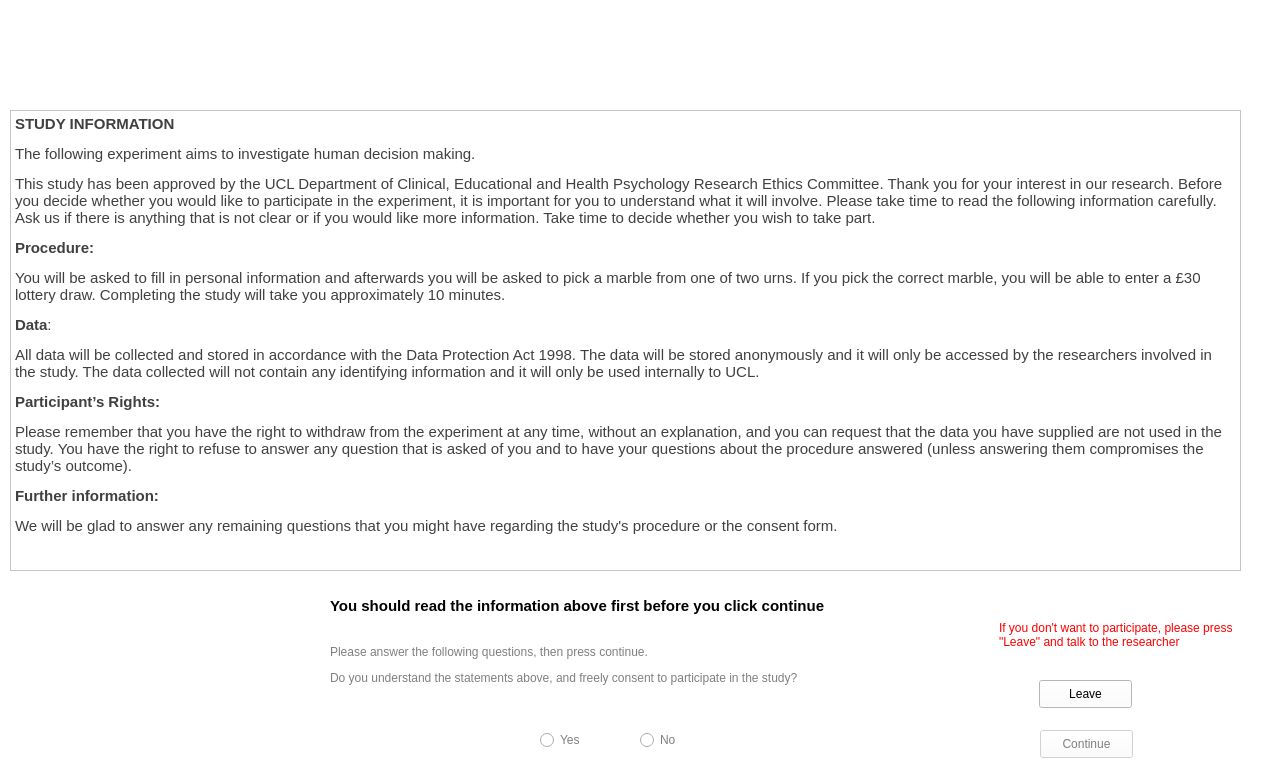
    <widget class="QWidget" name="page1">
     <property name="palette">
      <palette>
       <active>
        <colorrole role="WindowText">
         <brush brushstyle="SolidPattern">
          <color alpha="255">
           <red>0</red>
           <green>0</green>
           <blue>0</blue>
          </color>
         </brush>
        </colorrole>
        <colorrole role="Button">
         <brush brushstyle="SolidPattern">
          <color alpha="255">
           <red>255</red>
           <green>255</green>
           <blue>255</blue>
          </color>
         </brush>
        </colorrole>
        <colorrole role="Light">
         <brush brushstyle="SolidPattern">
          <color alpha="255">
           <red>255</red>
           <green>255</green>
           <blue>255</blue>
          </color>
         </brush>
        </colorrole>
        <colorrole role="Midlight">
         <brush brushstyle="SolidPattern">
          <color alpha="255">
           <red>255</red>
           <green>255</green>
           <blue>255</blue>
          </color>
         </brush>
        </colorrole>
        <colorrole role="Dark">
         <brush brushstyle="SolidPattern">
          <color alpha="255">
           <red>127</red>
           <green>127</green>
           <blue>127</blue>
          </color>
         </brush>
        </colorrole>
        <colorrole role="Mid">
         <brush brushstyle="SolidPattern">
          <color alpha="255">
           <red>170</red>
           <green>170</green>
           <blue>170</blue>
          </color>
         </brush>
        </colorrole>
        <colorrole role="Text">
         <brush brushstyle="SolidPattern">
          <color alpha="255">
           <red>0</red>
           <green>0</green>
           <blue>0</blue>
          </color>
         </brush>
        </colorrole>
        <colorrole role="BrightText">
         <brush brushstyle="SolidPattern">
          <color alpha="255">
           <red>255</red>
           <green>255</green>
           <blue>255</blue>
          </color>
         </brush>
        </colorrole>
        <colorrole role="ButtonText">
         <brush brushstyle="SolidPattern">
          <color alpha="255">
           <red>0</red>
           <green>0</green>
           <blue>0</blue>
          </color>
         </brush>
        </colorrole>
        <colorrole role="Base">
         <brush brushstyle="SolidPattern">
          <color alpha="255">
           <red>255</red>
           <green>255</green>
           <blue>255</blue>
          </color>
         </brush>
        </colorrole>
        <colorrole role="Window">
         <brush brushstyle="SolidPattern">
          <color alpha="255">
           <red>255</red>
           <green>255</green>
           <blue>255</blue>
          </color>
         </brush>
        </colorrole>
        <colorrole role="Shadow">
         <brush brushstyle="SolidPattern">
          <color alpha="255">
           <red>0</red>
           <green>0</green>
           <blue>0</blue>
          </color>
         </brush>
        </colorrole>
        <colorrole role="AlternateBase">
         <brush brushstyle="SolidPattern">
          <color alpha="255">
           <red>255</red>
           <green>255</green>
           <blue>255</blue>
          </color>
         </brush>
        </colorrole>
        <colorrole role="ToolTipBase">
         <brush brushstyle="SolidPattern">
          <color alpha="255">
           <red>255</red>
           <green>255</green>
           <blue>220</blue>
          </color>
         </brush>
        </colorrole>
        <colorrole role="ToolTipText">
         <brush brushstyle="SolidPattern">
          <color alpha="255">
           <red>0</red>
           <green>0</green>
           <blue>0</blue>
          </color>
         </brush>
        </colorrole>
       </active>
       <inactive>
        <colorrole role="WindowText">
         <brush brushstyle="SolidPattern">
          <color alpha="255">
           <red>0</red>
           <green>0</green>
           <blue>0</blue>
          </color>
         </brush>
        </colorrole>
        <colorrole role="Button">
         <brush brushstyle="SolidPattern">
          <color alpha="255">
           <red>255</red>
           <green>255</green>
           <blue>255</blue>
          </color>
         </brush>
        </colorrole>
        <colorrole role="Light">
         <brush brushstyle="SolidPattern">
          <color alpha="255">
           <red>255</red>
           <green>255</green>
           <blue>255</blue>
          </color>
         </brush>
        </colorrole>
        <colorrole role="Midlight">
         <brush brushstyle="SolidPattern">
          <color alpha="255">
           <red>255</red>
           <green>255</green>
           <blue>255</blue>
          </color>
         </brush>
        </colorrole>
        <colorrole role="Dark">
         <brush brushstyle="SolidPattern">
          <color alpha="255">
           <red>127</red>
           <green>127</green>
           <blue>127</blue>
          </color>
         </brush>
        </colorrole>
        <colorrole role="Mid">
         <brush brushstyle="SolidPattern">
          <color alpha="255">
           <red>170</red>
           <green>170</green>
           <blue>170</blue>
          </color>
         </brush>
        </colorrole>
        <colorrole role="Text">
         <brush brushstyle="SolidPattern">
          <color alpha="255">
           <red>0</red>
           <green>0</green>
           <blue>0</blue>
          </color>
         </brush>
        </colorrole>
        <colorrole role="BrightText">
         <brush brushstyle="SolidPattern">
          <color alpha="255">
           <red>255</red>
           <green>255</green>
           <blue>255</blue>
          </color>
         </brush>
        </colorrole>
        <colorrole role="ButtonText">
         <brush brushstyle="SolidPattern">
          <color alpha="255">
           <red>0</red>
           <green>0</green>
           <blue>0</blue>
          </color>
         </brush>
        </colorrole>
        <colorrole role="Base">
         <brush brushstyle="SolidPattern">
          <color alpha="255">
           <red>255</red>
           <green>255</green>
           <blue>255</blue>
          </color>
         </brush>
        </colorrole>
        <colorrole role="Window">
         <brush brushstyle="SolidPattern">
          <color alpha="255">
           <red>255</red>
           <green>255</green>
           <blue>255</blue>
          </color>
         </brush>
        </colorrole>
        <colorrole role="Shadow">
         <brush brushstyle="SolidPattern">
          <color alpha="255">
           <red>0</red>
           <green>0</green>
           <blue>0</blue>
          </color>
         </brush>
        </colorrole>
        <colorrole role="AlternateBase">
         <brush brushstyle="SolidPattern">
          <color alpha="255">
           <red>255</red>
           <green>255</green>
           <blue>255</blue>
          </color>
         </brush>
        </colorrole>
        <colorrole role="ToolTipBase">
         <brush brushstyle="SolidPattern">
          <color alpha="255">
           <red>255</red>
           <green>255</green>
           <blue>220</blue>
          </color>
         </brush>
        </colorrole>
        <colorrole role="ToolTipText">
         <brush brushstyle="SolidPattern">
          <color alpha="255">
           <red>0</red>
           <green>0</green>
           <blue>0</blue>
          </color>
         </brush>
        </colorrole>
       </inactive>
       <disabled>
        <colorrole role="WindowText">
         <brush brushstyle="SolidPattern">
          <color alpha="255">
           <red>127</red>
           <green>127</green>
           <blue>127</blue>
          </color>
         </brush>
        </colorrole>
        <colorrole role="Button">
         <brush brushstyle="SolidPattern">
          <color alpha="255">
           <red>255</red>
           <green>255</green>
           <blue>255</blue>
          </color>
         </brush>
        </colorrole>
        <colorrole role="Light">
         <brush brushstyle="SolidPattern">
          <color alpha="255">
           <red>255</red>
           <green>255</green>
           <blue>255</blue>
          </color>
         </brush>
        </colorrole>
        <colorrole role="Midlight">
         <brush brushstyle="SolidPattern">
          <color alpha="255">
           <red>255</red>
           <green>255</green>
           <blue>255</blue>
          </color>
         </brush>
        </colorrole>
        <colorrole role="Dark">
         <brush brushstyle="SolidPattern">
          <color alpha="255">
           <red>127</red>
           <green>127</green>
           <blue>127</blue>
          </color>
         </brush>
        </colorrole>
        <colorrole role="Mid">
         <brush brushstyle="SolidPattern">
          <color alpha="255">
           <red>170</red>
           <green>170</green>
           <blue>170</blue>
          </color>
         </brush>
        </colorrole>
        <colorrole role="Text">
         <brush brushstyle="SolidPattern">
          <color alpha="255">
           <red>127</red>
           <green>127</green>
           <blue>127</blue>
          </color>
         </brush>
        </colorrole>
        <colorrole role="BrightText">
         <brush brushstyle="SolidPattern">
          <color alpha="255">
           <red>255</red>
           <green>255</green>
           <blue>255</blue>
          </color>
         </brush>
        </colorrole>
        <colorrole role="ButtonText">
         <brush brushstyle="SolidPattern">
          <color alpha="255">
           <red>127</red>
           <green>127</green>
           <blue>127</blue>
          </color>
         </brush>
        </colorrole>
        <colorrole role="Base">
         <brush brushstyle="SolidPattern">
          <color alpha="255">
           <red>255</red>
           <green>255</green>
           <blue>255</blue>
          </color>
         </brush>
        </colorrole>
        <colorrole role="Window">
         <brush brushstyle="SolidPattern">
          <color alpha="255">
           <red>255</red>
           <green>255</green>
           <blue>255</blue>
          </color>
         </brush>
        </colorrole>
        <colorrole role="Shadow">
         <brush brushstyle="SolidPattern">
          <color alpha="255">
           <red>0</red>
           <green>0</green>
           <blue>0</blue>
          </color>
         </brush>
        </colorrole>
        <colorrole role="AlternateBase">
         <brush brushstyle="SolidPattern">
          <color alpha="255">
           <red>255</red>
           <green>255</green>
           <blue>255</blue>
          </color>
         </brush>
        </colorrole>
        <colorrole role="ToolTipBase">
         <brush brushstyle="SolidPattern">
          <color alpha="255">
           <red>255</red>
           <green>255</green>
           <blue>220</blue>
          </color>
         </brush>
        </colorrole>
        <colorrole role="ToolTipText">
         <brush brushstyle="SolidPattern">
          <color alpha="255">
           <red>0</red>
           <green>0</green>
           <blue>0</blue>
          </color>
         </brush>
        </colorrole>
       </disabled>
      </palette>
     </property>
     <widget class="QLabel" name="UCLLogo">
      <property name="geometry">
       <rect>
        <x>10</x>
        <y>0</y>
        <width>1261</width>
        <height>91</height>
       </rect>
      </property>
      <property name="text">
       <string/>
      </property>
      <property name="pixmap">
       <pixmap>UCLLogo.jpg</pixmap>
      </property>
      <property name="scaledContents">
       <bool>true</bool>
      </property>
     </widget>
     <widget class="QLabel" name="TimeOutput">
      <property name="geometry">
       <rect>
        <x>330</x>
        <y>590</y>
        <width>661</width>
        <height>31</height>
       </rect>
      </property>
      <property name="font">
       <font>
        <pointsize>11</pointsize>
        <weight>75</weight>
        <bold>true</bold>
       </font>
      </property>
      <property name="text">
       <string>You should read the information above first before you click continue</string>
      </property>
     </widget>
     <widget class="QLabel" name="Consent">
      <property name="enabled">
       <bool>false</bool>
      </property>
      <property name="geometry">
       <rect>
        <x>330</x>
        <y>630</y>
        <width>661</width>
        <height>71</height>
       </rect>
      </property>
      <property name="text">
       <string>&lt;html&gt;&lt;head/&gt;&lt;body&gt;&lt;p&gt;Please answer the following questions, then press continue. &lt;/p&gt;&lt;p&gt;Do you understand the statements above, and freely consent to participate in the study? &lt;/p&gt;&lt;/body&gt;&lt;/html&gt;</string>
      </property>
      <property name="wordWrap">
       <bool>true</bool>
      </property>
     </widget>
     <widget class="QPushButton" name="Continue">
      <property name="enabled">
       <bool>false</bool>
      </property>
      <property name="geometry">
       <rect>
        <x>1040</x>
        <y>730</y>
        <width>93</width>
        <height>28</height>
       </rect>
      </property>
      <property name="text">
       <string>Continue</string>
      </property>
     </widget>
     <widget class="QRadioButton" name="CheckYes">
      <property name="enabled">
       <bool>false</bool>
      </property>
      <property name="geometry">
       <rect>
        <x>540</x>
        <y>730</y>
        <width>95</width>
        <height>20</height>
       </rect>
      </property>
      <property name="text">
       <string>Yes</string>
      </property>
     </widget>
     <widget class="QRadioButton" name="CheckNo">
      <property name="enabled">
       <bool>false</bool>
      </property>
      <property name="geometry">
       <rect>
        <x>640</x>
        <y>730</y>
        <width>95</width>
        <height>20</height>
       </rect>
      </property>
      <property name="text">
       <string>No</string>
      </property>
     </widget>
     <widget class="QWidget" name="DontParticipate" native="true">
      <property name="geometry">
       <rect>
        <x>999</x>
        <y>600</y>
        <width>241</width>
        <height>121</height>
       </rect>
      </property>
      <widget class="QLabel" name="ErrorMessage">
       <property name="geometry">
        <rect>
         <x>0</x>
         <y>0</y>
         <width>241</width>
         <height>71</height>
        </rect>
       </property>
       <property name="text">
        <string>&lt;html&gt;&lt;head/&gt;&lt;body&gt;&lt;p&gt;&lt;span style=&quot; color:#ff0000;&quot;&gt;If you don't want to participate, please press &amp;quot;Leave&amp;quot; and talk to the researcher&lt;/span&gt;&lt;/p&gt;&lt;/body&gt;&lt;/html&gt;</string>
       </property>
       <property name="wordWrap">
        <bool>true</bool>
       </property>
      </widget>
      <widget class="QPushButton" name="LeaveExp">
       <property name="geometry">
        <rect>
         <x>40</x>
         <y>80</y>
         <width>93</width>
         <height>28</height>
        </rect>
       </property>
       <property name="text">
        <string>Leave</string>
       </property>
      </widget>
     </widget>
     <widget class="QTextBrowser" name="textBrowser">
      <property name="geometry">
       <rect>
        <x>10</x>
        <y>110</y>
        <width>1231</width>
        <height>461</height>
       </rect>
      </property>
      <property name="html">
       <string>&lt;!DOCTYPE HTML PUBLIC &quot;-//W3C//DTD HTML 4.0//EN&quot; &quot;http://www.w3.org/TR/REC-html40/strict.dtd&quot;&gt;
&lt;html&gt;&lt;head&gt;&lt;meta name=&quot;qrichtext&quot; content=&quot;1&quot; /&gt;&lt;style type=&quot;text/css&quot;&gt;
p, li { white-space: pre-wrap; }
&lt;/style&gt;&lt;/head&gt;&lt;body style=&quot; font-family:'Calibri'; font-size:11pt; font-weight:400; font-style:normal;&quot;&gt;
&lt;p style=&quot; margin-top:0px; margin-bottom:0px; margin-left:0px; margin-right:0px; -qt-block-indent:0; text-indent:0px;&quot;&gt;&lt;span style=&quot; font-weight:600; color:#404040; background-color:#ffffff;&quot;&gt;STUDY INFORMATION&lt;/span&gt; &lt;/p&gt;
&lt;p style=&quot; margin-top:12px; margin-bottom:0px; margin-left:0px; margin-right:0px; -qt-block-indent:0; text-indent:0px; background-color:#ffffff;&quot;&gt;&lt;span style=&quot; color:#404040;&quot;&gt;The following experiment aims to investigate human decision making.&lt;/span&gt; &lt;/p&gt;
&lt;p style=&quot; margin-top:12px; margin-bottom:0px; margin-left:0px; margin-right:0px; -qt-block-indent:0; text-indent:0px; background-color:#ffffff;&quot;&gt;&lt;span style=&quot; color:#404040; background-color:#ffffff;&quot;&gt;This study has been approved by the UCL Department of Clinical, Educational and Health Psychology Research Ethics Committee. Thank you for your interest in our research. Before you decide whether you would like to participate in the experiment, it is important for you to understand what it will involve. Please take time to read the following information carefully. Ask us if there is anything that is not clear or if you would like more information. Take time to decide whether you wish to take part.&lt;/span&gt; &lt;/p&gt;
&lt;p style=&quot; margin-top:12px; margin-bottom:0px; margin-left:0px; margin-right:0px; -qt-block-indent:0; text-indent:0px; background-color:#ffffff;&quot;&gt;&lt;span style=&quot; font-weight:600; color:#404040;&quot;&gt;Procedure:&lt;/span&gt; &lt;/p&gt;
&lt;p style=&quot; margin-top:12px; margin-bottom:0px; margin-left:0px; margin-right:0px; -qt-block-indent:0; text-indent:0px; background-color:#ffffff;&quot;&gt;&lt;span style=&quot; color:#404040; background-color:#ffffff;&quot;&gt;You will be asked to fill in personal information and afterwards you will be asked to pick a marble from one of two urns. If you pick the correct marble, you will be able to enter a &lt;/span&gt;&lt;span style=&quot; font-family:'Calibri,sans-serif'; color:#404040; background-color:#ffffff;&quot;&gt;£30 lottery draw. Completing&lt;/span&gt;&lt;span style=&quot; color:#404040; background-color:#ffffff;&quot;&gt; the study will take you approximately 10 minutes. &lt;/span&gt; &lt;/p&gt;
&lt;p style=&quot; margin-top:12px; margin-bottom:0px; margin-left:0px; margin-right:0px; -qt-block-indent:0; text-indent:0px; background-color:#ffffff;&quot;&gt;&lt;span style=&quot; font-weight:600; color:#404040;&quot;&gt;Data&lt;/span&gt;&lt;span style=&quot; color:#404040;&quot;&gt;:&lt;/span&gt; &lt;/p&gt;
&lt;p style=&quot; margin-top:12px; margin-bottom:0px; margin-left:0px; margin-right:0px; -qt-block-indent:0; text-indent:0px; background-color:#ffffff;&quot;&gt;&lt;span style=&quot; color:#404040; background-color:#ffffff;&quot;&gt;All data will be collected and stored in accordance with the Data Protection Act 1998. The data will be stored anonymously and it will only be accessed by the researchers involved in the study. The data collected will not contain any identifying information and it will only be used internally to UCL.&lt;/span&gt; &lt;/p&gt;
&lt;p style=&quot; margin-top:12px; margin-bottom:0px; margin-left:0px; margin-right:0px; -qt-block-indent:0; text-indent:0px; background-color:#ffffff;&quot;&gt;&lt;span style=&quot; font-weight:600; color:#404040;&quot;&gt;Participant’s Rights:&lt;/span&gt;&lt;span style=&quot; font-weight:600;&quot;&gt; &lt;/span&gt;&lt;/p&gt;
&lt;p style=&quot; margin-top:12px; margin-bottom:0px; margin-left:0px; margin-right:0px; -qt-block-indent:0; text-indent:0px; background-color:#ffffff;&quot;&gt;&lt;span style=&quot; color:#404040; background-color:#ffffff;&quot;&gt;Please remember that you have the right to withdraw from the experiment at any time, without an explanation, and you can request that the data you have supplied are not used in the study. You have the right to refuse to answer any question that is asked of you and to have your questions about the procedure answered (unless answering them compromises the study’s outcome).&lt;/span&gt; &lt;/p&gt;
&lt;p style=&quot; margin-top:12px; margin-bottom:0px; margin-left:0px; margin-right:0px; -qt-block-indent:0; text-indent:0px; background-color:#ffffff;&quot;&gt;&lt;span style=&quot; font-weight:600; color:#404040;&quot;&gt;Further information:&lt;/span&gt;&lt;span style=&quot; font-weight:600;&quot;&gt; &lt;/span&gt;&lt;/p&gt;
&lt;p style=&quot; margin-top:12px; margin-bottom:0px; margin-left:0px; margin-right:0px; -qt-block-indent:0; text-indent:0px; background-color:#ffffff;&quot;&gt;&lt;span style=&quot; color:#404040; background-color:#ffffff;&quot;&gt;We will be glad to answer any remaining questions that you might have regarding the study's procedure or the consent form.&lt;/span&gt;&lt;/p&gt;&lt;/body&gt;&lt;/html&gt;</string>
      </property>
     </widget>
    </widget>
